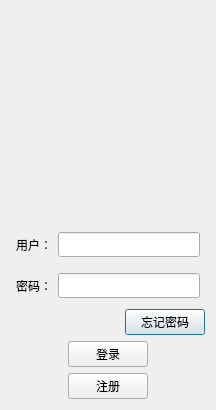
<?xml version="1.0" encoding="UTF-8"?>
<ui version="4.0">
 <class>LogIn</class>
 <widget class="QDialog" name="LogIn">
  <property name="geometry">
   <rect>
    <x>0</x>
    <y>0</y>
    <width>216</width>
    <height>410</height>
   </rect>
  </property>
  <property name="sizePolicy">
   <sizepolicy hsizetype="Fixed" vsizetype="Fixed">
    <horstretch>0</horstretch>
    <verstretch>0</verstretch>
   </sizepolicy>
  </property>
  <property name="minimumSize">
   <size>
    <width>216</width>
    <height>395</height>
   </size>
  </property>
  <property name="maximumSize">
   <size>
    <width>216</width>
    <height>410</height>
   </size>
  </property>
  <property name="windowTitle">
   <string>Dialog</string>
  </property>
  <layout class="QVBoxLayout" name="verticalLayout_2">
   <item>
    <layout class="QVBoxLayout" name="verticalLayout" stretch="18,6,6,2,3,3">
     <property name="sizeConstraint">
      <enum>QLayout::SizeConstraint::SetDefaultConstraint</enum>
     </property>
     <item>
      <widget class="QWidget" name="widget" native="true">
       <layout class="QGridLayout" name="gridLayout">
        <item row="0" column="0">
         <widget class="QLabel" name="pass_label">
          <property name="minimumSize">
           <size>
            <width>22</width>
            <height>25</height>
           </size>
          </property>
          <property name="text">
           <string/>
          </property>
          <property name="pixmap">
           <pixmap resource="resource.qrc">:/img/Robin.png</pixmap>
          </property>
          <property name="scaledContents">
           <bool>true</bool>
          </property>
          <property name="alignment">
           <set>Qt::AlignmentFlag::AlignCenter</set>
          </property>
         </widget>
        </item>
       </layout>
      </widget>
     </item>
     <item>
      <layout class="QHBoxLayout" name="horizontalLayout">
       <property name="leftMargin">
        <number>5</number>
       </property>
       <property name="topMargin">
        <number>5</number>
       </property>
       <property name="rightMargin">
        <number>5</number>
       </property>
       <property name="bottomMargin">
        <number>5</number>
       </property>
       <item>
        <widget class="QLabel" name="user_label">
         <property name="minimumSize">
          <size>
           <width>22</width>
           <height>25</height>
          </size>
         </property>
         <property name="maximumSize">
          <size>
           <width>16777215</width>
           <height>25</height>
          </size>
         </property>
         <property name="text">
          <string>用户：</string>
         </property>
        </widget>
       </item>
       <item>
        <widget class="QLineEdit" name="user_edit">
         <property name="minimumSize">
          <size>
           <width>130</width>
           <height>25</height>
          </size>
         </property>
        </widget>
       </item>
      </layout>
     </item>
     <item>
      <layout class="QHBoxLayout" name="horizontalLayout_5">
       <property name="leftMargin">
        <number>5</number>
       </property>
       <property name="topMargin">
        <number>5</number>
       </property>
       <property name="rightMargin">
        <number>5</number>
       </property>
       <property name="bottomMargin">
        <number>5</number>
       </property>
       <item>
        <widget class="QLabel" name="password_label">
         <property name="minimumSize">
          <size>
           <width>22</width>
           <height>25</height>
          </size>
         </property>
         <property name="maximumSize">
          <size>
           <width>16777215</width>
           <height>25</height>
          </size>
         </property>
         <property name="text">
          <string>密码：</string>
         </property>
        </widget>
       </item>
       <item>
        <widget class="QLineEdit" name="lineEdit">
         <property name="minimumSize">
          <size>
           <width>130</width>
           <height>25</height>
          </size>
         </property>
        </widget>
       </item>
      </layout>
     </item>
     <item>
      <layout class="QHBoxLayout" name="horizontalLayout_6">
       <item>
        <spacer name="horizontalSpacer">
         <property name="orientation">
          <enum>Qt::Orientation::Horizontal</enum>
         </property>
         <property name="sizeHint" stdset="0">
          <size>
           <width>40</width>
           <height>20</height>
          </size>
         </property>
        </spacer>
       </item>
       <item>
        <widget class="QPushButton" name="pushButton_2">
         <property name="text">
          <string>忘记密码</string>
         </property>
        </widget>
       </item>
      </layout>
     </item>
     <item>
      <layout class="QHBoxLayout" name="horizontalLayout_7">
       <item>
        <spacer name="horizontalSpacer_2">
         <property name="orientation">
          <enum>Qt::Orientation::Horizontal</enum>
         </property>
         <property name="sizeHint" stdset="0">
          <size>
           <width>40</width>
           <height>20</height>
          </size>
         </property>
        </spacer>
       </item>
       <item>
        <widget class="QPushButton" name="Login_BTN">
         <property name="text">
          <string>登录</string>
         </property>
        </widget>
       </item>
       <item>
        <spacer name="horizontalSpacer_3">
         <property name="orientation">
          <enum>Qt::Orientation::Horizontal</enum>
         </property>
         <property name="sizeHint" stdset="0">
          <size>
           <width>40</width>
           <height>20</height>
          </size>
         </property>
        </spacer>
       </item>
      </layout>
     </item>
     <item>
      <layout class="QHBoxLayout" name="horizontalLayout_8">
       <item>
        <spacer name="horizontalSpacer_4">
         <property name="orientation">
          <enum>Qt::Orientation::Horizontal</enum>
         </property>
         <property name="sizeHint" stdset="0">
          <size>
           <width>40</width>
           <height>20</height>
          </size>
         </property>
        </spacer>
       </item>
       <item>
        <widget class="QPushButton" name="RegButton">
         <property name="text">
          <string>注册</string>
         </property>
        </widget>
       </item>
       <item>
        <spacer name="horizontalSpacer_5">
         <property name="orientation">
          <enum>Qt::Orientation::Horizontal</enum>
         </property>
         <property name="sizeHint" stdset="0">
          <size>
           <width>40</width>
           <height>20</height>
          </size>
         </property>
        </spacer>
       </item>
      </layout>
     </item>
    </layout>
   </item>
  </layout>
 </widget>
 <resources>
  <include location="resource.qrc"/>
 </resources>
 <connections/>
</ui>
